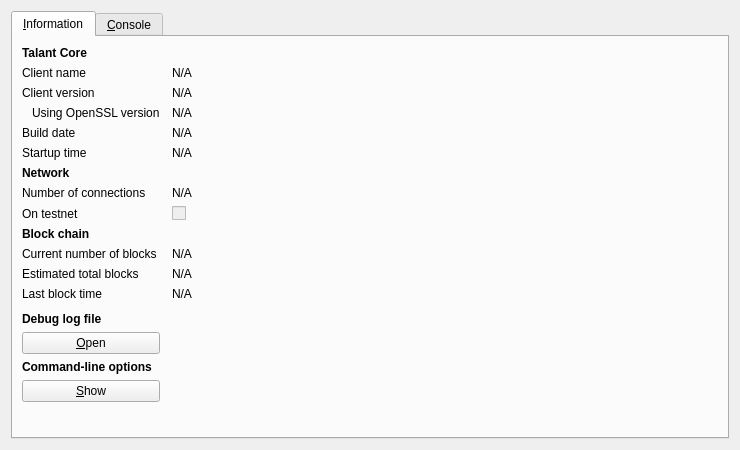
<?xml version="1.0" encoding="UTF-8"?>
<ui version="4.0">
 <class>RPCConsole</class>
 <widget class="QDialog" name="RPCConsole">
  <property name="geometry">
   <rect>
    <x>0</x>
    <y>0</y>
    <width>740</width>
    <height>450</height>
   </rect>
  </property>
  <property name="windowTitle">
   <string>Talant - Debug window</string>
  </property>
  <layout class="QVBoxLayout" name="verticalLayout_2">
   <item>
    <widget class="QTabWidget" name="tabWidget">
     <property name="currentIndex">
      <number>0</number>
     </property>
     <widget class="QWidget" name="tab_info">
      <attribute name="title">
       <string>&amp;Information</string>
      </attribute>
      <layout class="QGridLayout" name="gridLayout" columnstretch="0,1">
       <property name="horizontalSpacing">
        <number>12</number>
       </property>
       <item row="0" column="0">
        <widget class="QLabel" name="label_9">
         <property name="font">
          <font>
           <weight>75</weight>
           <bold>true</bold>
          </font>
         </property>
         <property name="text">
          <string>Talant Core</string>
         </property>
        </widget>
       </item>
       <item row="1" column="0">
        <widget class="QLabel" name="label_5">
         <property name="text">
          <string>Client name</string>
         </property>
        </widget>
       </item>
       <item row="1" column="1">
        <widget class="QLabel" name="clientName">
         <property name="cursor">
          <cursorShape>IBeamCursor</cursorShape>
         </property>
         <property name="text">
          <string>N/A</string>
         </property>
         <property name="textFormat">
          <enum>Qt::PlainText</enum>
         </property>
         <property name="textInteractionFlags">
          <set>Qt::LinksAccessibleByMouse|Qt::TextSelectableByKeyboard|Qt::TextSelectableByMouse</set>
         </property>
        </widget>
       </item>
       <item row="2" column="0">
        <widget class="QLabel" name="label_6">
         <property name="text">
          <string>Client version</string>
         </property>
        </widget>
       </item>
       <item row="2" column="1">
        <widget class="QLabel" name="clientVersion">
         <property name="cursor">
          <cursorShape>IBeamCursor</cursorShape>
         </property>
         <property name="text">
          <string>N/A</string>
         </property>
         <property name="textFormat">
          <enum>Qt::PlainText</enum>
         </property>
         <property name="textInteractionFlags">
          <set>Qt::LinksAccessibleByMouse|Qt::TextSelectableByKeyboard|Qt::TextSelectableByMouse</set>
         </property>
        </widget>
       </item>
       <item row="3" column="0">
        <widget class="QLabel" name="label_14">
         <property name="text">
          <string>Using OpenSSL version</string>
         </property>
         <property name="indent">
          <number>10</number>
         </property>
        </widget>
       </item>
       <item row="3" column="1">
        <widget class="QLabel" name="openSSLVersion">
         <property name="cursor">
          <cursorShape>IBeamCursor</cursorShape>
         </property>
         <property name="text">
          <string>N/A</string>
         </property>
         <property name="textFormat">
          <enum>Qt::PlainText</enum>
         </property>
         <property name="textInteractionFlags">
          <set>Qt::LinksAccessibleByMouse|Qt::TextSelectableByKeyboard|Qt::TextSelectableByMouse</set>
         </property>
        </widget>
       </item>
       <item row="4" column="0">
        <widget class="QLabel" name="label_12">
         <property name="text">
          <string>Build date</string>
         </property>
        </widget>
       </item>
       <item row="4" column="1">
        <widget class="QLabel" name="buildDate">
         <property name="cursor">
          <cursorShape>IBeamCursor</cursorShape>
         </property>
         <property name="text">
          <string>N/A</string>
         </property>
         <property name="textFormat">
          <enum>Qt::PlainText</enum>
         </property>
         <property name="textInteractionFlags">
          <set>Qt::LinksAccessibleByMouse|Qt::TextSelectableByKeyboard|Qt::TextSelectableByMouse</set>
         </property>
        </widget>
       </item>
       <item row="5" column="0">
        <widget class="QLabel" name="label_13">
         <property name="text">
          <string>Startup time</string>
         </property>
        </widget>
       </item>
       <item row="5" column="1">
        <widget class="QLabel" name="startupTime">
         <property name="cursor">
          <cursorShape>IBeamCursor</cursorShape>
         </property>
         <property name="text">
          <string>N/A</string>
         </property>
         <property name="textFormat">
          <enum>Qt::PlainText</enum>
         </property>
         <property name="textInteractionFlags">
          <set>Qt::LinksAccessibleByMouse|Qt::TextSelectableByKeyboard|Qt::TextSelectableByMouse</set>
         </property>
        </widget>
       </item>
       <item row="6" column="0">
        <widget class="QLabel" name="label_11">
         <property name="font">
          <font>
           <weight>75</weight>
           <bold>true</bold>
          </font>
         </property>
         <property name="text">
          <string>Network</string>
         </property>
        </widget>
       </item>
       <item row="7" column="0">
        <widget class="QLabel" name="label_7">
         <property name="text">
          <string>Number of connections</string>
         </property>
        </widget>
       </item>
       <item row="7" column="1">
        <widget class="QLabel" name="numberOfConnections">
         <property name="cursor">
          <cursorShape>IBeamCursor</cursorShape>
         </property>
         <property name="text">
          <string>N/A</string>
         </property>
         <property name="textFormat">
          <enum>Qt::PlainText</enum>
         </property>
         <property name="textInteractionFlags">
          <set>Qt::LinksAccessibleByMouse|Qt::TextSelectableByKeyboard|Qt::TextSelectableByMouse</set>
         </property>
        </widget>
       </item>
       <item row="8" column="0">
        <widget class="QLabel" name="label_8">
         <property name="text">
          <string>On testnet</string>
         </property>
        </widget>
       </item>
       <item row="8" column="1">
        <widget class="QCheckBox" name="isTestNet">
         <property name="enabled">
          <bool>false</bool>
         </property>
         <property name="text">
          <string/>
         </property>
        </widget>
       </item>
       <item row="9" column="0">
        <widget class="QLabel" name="label_10">
         <property name="font">
          <font>
           <weight>75</weight>
           <bold>true</bold>
          </font>
         </property>
         <property name="text">
          <string>Block chain</string>
         </property>
        </widget>
       </item>
       <item row="10" column="0">
        <widget class="QLabel" name="label_3">
         <property name="text">
          <string>Current number of blocks</string>
         </property>
        </widget>
       </item>
       <item row="10" column="1">
        <widget class="QLabel" name="numberOfBlocks">
         <property name="cursor">
          <cursorShape>IBeamCursor</cursorShape>
         </property>
         <property name="text">
          <string>N/A</string>
         </property>
         <property name="textFormat">
          <enum>Qt::PlainText</enum>
         </property>
         <property name="textInteractionFlags">
          <set>Qt::LinksAccessibleByMouse|Qt::TextSelectableByKeyboard|Qt::TextSelectableByMouse</set>
         </property>
        </widget>
       </item>
       <item row="11" column="0">
        <widget class="QLabel" name="label_4">
         <property name="text">
          <string>Estimated total blocks</string>
         </property>
        </widget>
       </item>
       <item row="11" column="1">
        <widget class="QLabel" name="totalBlocks">
         <property name="cursor">
          <cursorShape>IBeamCursor</cursorShape>
         </property>
         <property name="text">
          <string>N/A</string>
         </property>
         <property name="textFormat">
          <enum>Qt::PlainText</enum>
         </property>
         <property name="textInteractionFlags">
          <set>Qt::LinksAccessibleByMouse|Qt::TextSelectableByKeyboard|Qt::TextSelectableByMouse</set>
         </property>
        </widget>
       </item>
       <item row="12" column="0">
        <widget class="QLabel" name="label_2">
         <property name="text">
          <string>Last block time</string>
         </property>
        </widget>
       </item>
       <item row="12" column="1">
        <widget class="QLabel" name="lastBlockTime">
         <property name="cursor">
          <cursorShape>IBeamCursor</cursorShape>
         </property>
         <property name="text">
          <string>N/A</string>
         </property>
         <property name="textFormat">
          <enum>Qt::PlainText</enum>
         </property>
         <property name="textInteractionFlags">
          <set>Qt::LinksAccessibleByMouse|Qt::TextSelectableByKeyboard|Qt::TextSelectableByMouse</set>
         </property>
        </widget>
       </item>
       <item row="13" column="0">
        <spacer name="verticalSpacer_2">
         <property name="orientation">
          <enum>Qt::Vertical</enum>
         </property>
         <property name="sizeHint" stdset="0">
          <size>
           <width>20</width>
           <height>20</height>
          </size>
         </property>
        </spacer>
       </item>
       <item row="14" column="0">
        <widget class="QLabel" name="labelDebugLogfile">
         <property name="font">
          <font>
           <weight>75</weight>
           <bold>true</bold>
          </font>
         </property>
         <property name="text">
          <string>Debug log file</string>
         </property>
        </widget>
       </item>
       <item row="15" column="0">
        <widget class="QPushButton" name="openDebugLogfileButton">
         <property name="toolTip">
          <string>Open the Talant debug log file from the current data directory. This can take a few seconds for large log files.</string>
         </property>
         <property name="text">
          <string>&amp;Open</string>
         </property>
         <property name="autoDefault">
          <bool>false</bool>
         </property>
        </widget>
       </item>
       <item row="16" column="0">
        <widget class="QLabel" name="labelCLOptions">
         <property name="font">
          <font>
           <weight>75</weight>
           <bold>true</bold>
          </font>
         </property>
         <property name="text">
          <string>Command-line options</string>
         </property>
        </widget>
       </item>
       <item row="17" column="0">
        <widget class="QPushButton" name="showCLOptionsButton">
         <property name="toolTip">
          <string>Show the Talant-Qt help message to get a list with possible Talant command-line options.</string>
         </property>
         <property name="text">
          <string>&amp;Show</string>
         </property>
         <property name="autoDefault">
          <bool>false</bool>
         </property>
        </widget>
       </item>
       <item row="18" column="0">
        <spacer name="verticalSpacer">
         <property name="orientation">
          <enum>Qt::Vertical</enum>
         </property>
         <property name="sizeHint" stdset="0">
          <size>
           <width>20</width>
           <height>40</height>
          </size>
         </property>
        </spacer>
       </item>
      </layout>
     </widget>
     <widget class="QWidget" name="tab_console">
      <attribute name="title">
       <string>&amp;Console</string>
      </attribute>
      <layout class="QVBoxLayout" name="verticalLayout_3">
       <property name="spacing">
        <number>3</number>
       </property>
       <item>
        <widget class="QTextEdit" name="messagesWidget">
         <property name="minimumSize">
          <size>
           <width>0</width>
           <height>100</height>
          </size>
         </property>
         <property name="readOnly">
          <bool>true</bool>
         </property>
         <property name="tabKeyNavigation" stdset="0">
          <bool>false</bool>
         </property>
         <property name="columnCount" stdset="0">
          <number>2</number>
         </property>
        </widget>
       </item>
       <item>
        <layout class="QHBoxLayout" name="horizontalLayout">
         <property name="spacing">
          <number>3</number>
         </property>
         <item>
          <widget class="QLabel" name="label">
           <property name="text">
            <string notr="true">&gt;</string>
           </property>
          </widget>
         </item>
         <item>
          <widget class="QLineEdit" name="lineEdit"/>
         </item>
         <item>
          <widget class="QPushButton" name="clearButton">
           <property name="maximumSize">
            <size>
             <width>24</width>
             <height>24</height>
            </size>
           </property>
           <property name="toolTip">
            <string>Clear console</string>
           </property>
           <property name="text">
            <string/>
           </property>
           <property name="icon">
            <iconset resource="../talant.qrc">
             <normaloff>:/icons/remove</normaloff>:/icons/remove</iconset>
           </property>
           <property name="shortcut">
            <string notr="true">Ctrl+L</string>
           </property>
           <property name="autoDefault">
            <bool>false</bool>
           </property>
          </widget>
         </item>
        </layout>
       </item>
      </layout>
     </widget>
    </widget>
   </item>
  </layout>
 </widget>
 <resources>
  <include location="../talant.qrc"/>
 </resources>
 <connections/>
</ui>
